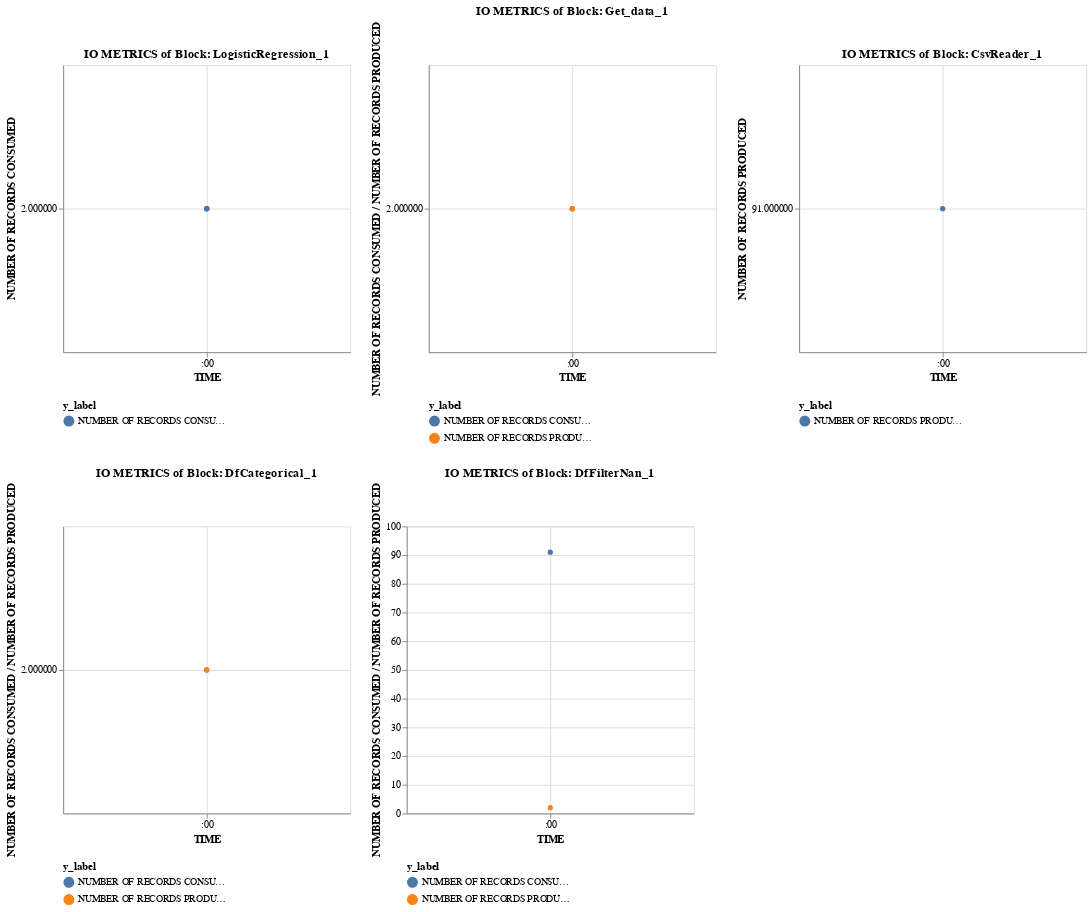

Notebook cell for this chart:
### Code cell
running_pipeline.metrics().plot()

### Figure 1 — Vega-Lite specification as saved in the notebook (floating-point values rounded to 4 significant figures)
{"config": {"view": {"continuousWidth": 400, "continuousHeight": 300}}, "vconcat": [{"hconcat": [{"data": {"name": "data-7f3b5925e6d1317ce15e5ddbaa67e40f"}, "mark": {"type": "line", "point": true}, "encoding": {"color": {"type": "nominal", "field": "y_label", "legend": {"columns": 1, "orient": "bottom"}}, "x": {"type": "temporal", "field": "x", "timeUnit": "seconds", "title": "TIME"}, "y": {"type": "quantitative", "field": "y", "scale": {"zero": false}, "title": "NUMBER OF RECORDS CONSUMED"}}, "height": 300, "title": {"text": "IO METRICS of Block: LogisticRegression_1", "frame": "group"}, "width": 300}, {"data": {"name": "data-3528bdcb9f69fa18254afa03aa62cc15"}, "mark": {"type": "line", "point": true}, "encoding": {"color": {"type": "nominal", "field": "y_label", "legend": {"columns": 1, "orient": "bottom"}}, "x": {"type": "temporal", "field": "x", "timeUnit": "seconds", "title": "TIME"}, "y": {"type": "quantitative", "field": "y", "scale": {"zero": false}, "title": "NUMBER OF RECORDS CONSUMED / NUMBER OF RECORDS PRODUCED"}}, "height": 300, "title": {"text": "IO METRICS of Block: Get_data_1", "frame": "group"}, "width": 300}, {"data": {"name": "data-74f25a3ff4c12b9051d5a4e07e339b7b"}, "mark": {"type": "line", "point": true}, "encoding": {"color": {"type": "nominal", "field": "y_label", "legend": {"columns": 1, "orient": "bottom"}}, "x": {"type": "temporal", "field": "x", "timeUnit": "seconds", "title": "TIME"}, "y": {"type": "quantitative", "field": "y", "scale": {"zero": false}, "title": "NUMBER OF RECORDS PRODUCED"}}, "height": 300, "title": {"text": "IO METRICS of Block: CsvReader_1", "frame": "group"}, "width": 300}], "resolve": {"scale": {"color": "independent"}}}, {"hconcat": [{"data": {"name": "data-69317bbe25ddebac43f53e65c89529d0"}, "mark": {"type": "line", "point": true}, "encoding": {"color": {"type": "nominal", "field": "y_label", "legend": {"columns": 1, "orient": "bottom"}}, "x": {"type": "temporal", "field": "x", "timeUnit": "seconds", "title": "TIME"}, "y": {"type": "quantitative", "field": "y", "scale": {"zero": false}, "title": "NUMBER OF RECORDS CONSUMED / NUMBER OF RECORDS PRODUCED"}}, "height": 300, "title": {"text": "IO METRICS of Block: DfCategorical_1", "frame": "group"}, "width": 300}, {"data": {"name": "data-707ac9f36a02a20861217fdba6fc14a8"}, "mark": {"type": "line", "point": true}, "encoding": {"color": {"type": "nominal", "field": "y_label", "legend": {"columns": 1, "orient": "bottom"}}, "x": {"type": "temporal", "field": "x", "timeUnit": "seconds", "title": "TIME"}, "y": {"type": "quantitative", "field": "y", "scale": {"zero": false}, "title": "NUMBER OF RECORDS CONSUMED / NUMBER OF RECORDS PRODUCED"}}, "height": 300, "title": {"text": "IO METRICS of Block: DfFilterNan_1", "frame": "group"}, "width": 300}], "resolve": {"scale": {"color": "independent"}}}], "$schema": "https://vega.github.io/schema/vega-lite/v4.8.1.json", "datasets": {"data-7f3b5925e6d1317ce15e5ddbaa67e40f": [{"y": 2, "y_label": "NUMBER OF RECORDS CONSUMED", "x": "0001-01-01T00:00:00.000000", "x_label": "TIME", "x_type": "DATE", "y_type": "FLOAT"}, {"y": 2, "y_label": "NUMBER OF RECORDS CONSUMED", "x": "0001-01-01T00:00:00.010000", "x_label": "TIME", "x_type": "DATE", "y_type": "FLOAT"}, {"y": 2, "y_label": "NUMBER OF RECORDS CONSUMED", "x": "0001-01-01T00:00:00.016000", "x_label": "TIME", "x_type": "DATE", "y_type": "FLOAT"}], "data-3528bdcb9f69fa18254afa03aa62cc15": [{"y": 2, "y_label": "NUMBER OF RECORDS CONSUMED", "x": "0001-01-01T00:00:00.000000", "x_label": "TIME", "x_type": "DATE", "y_type": "FLOAT"}, {"y": 2, "y_label": "NUMBER OF RECORDS PRODUCED", "x": "0001-01-01T00:00:00.029000", "x_label": "TIME", "x_type": "DATE", "y_type": "FLOAT"}, {"y": 2, "y_label": "NUMBER OF RECORDS PRODUCED", "x": "0001-01-01T00:00:00.100000", "x_label": "TIME", "x_type": "DATE", "y_type": "FLOAT"}], "data-74f25a3ff4c12b9051d5a4e07e339b7b": [{"y": 91, "y_label": "NUMBER OF RECORDS PRODUCED", "x": "0001-01-01T00:00:00.000000", "x_label": "TIME", "x_type": "DATE", "y_type": "FLOAT"}], "data-69317bbe25ddebac43f53e65c89529d0": [{"y": 2, "y_label": "NUMBER OF RECORDS CONSUMED", "x": "0001-01-01T00:00:00.000000", "x_label": "TIME", "x_type": "DATE", "y_type": "FLOAT"}, {"y": 2, "y_label": "NUMBER OF RECORDS PRODUCED", "x": "0001-01-01T00:00:00.013000", "x_label": "TIME", "x_type": "DATE", "y_type": "FLOAT"}], "data-707ac9f36a02a20861217fdba6fc14a8": [{"y": 91, "y_label": "NUMBER OF RECORDS CONSUMED", "x": "0001-01-01T00:00:00.000000", "x_label": "TIME", "x_type": "DATE", "y_type": "FLOAT"}, {"y": 2, "y_label": "NUMBER OF RECORDS PRODUCED", "x": "0001-01-01T00:00:00.713000", "x_label": "TIME", "x_type": "DATE", "y_type": "FLOAT"}]}}
